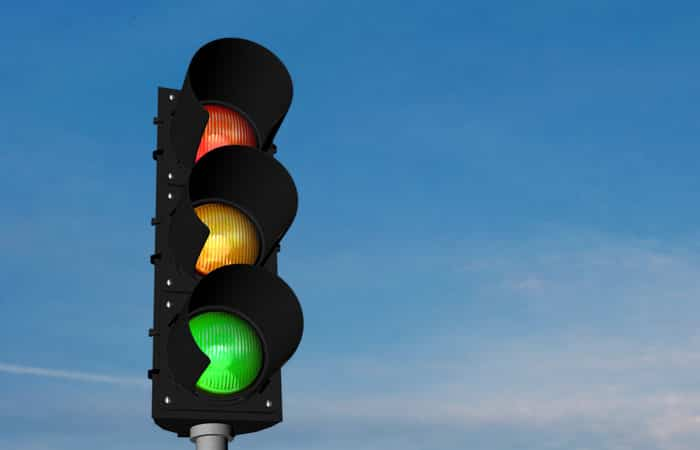
#> input picture photos/semaforo-1.jpg, 700 x 450 px, found by its file name
$ python color_channels.py
#> lines starting #> are read from the running program, lines starting #| are printed output that depends on the picture
import cv2 as cv
import numpy as np

img = cv.imread('Photos/semaforo-1.jpg')
#> img is the input picture: shape (450, 700, 3); mean B, G, R 155.7, 122.6, 76.9
#cv.imshow('Semaforo', img)

blank = np.zeros(img.shape[:2], dtype='uint8')

# Splitting the image into its color channels
b, g, r = cv.split(img)
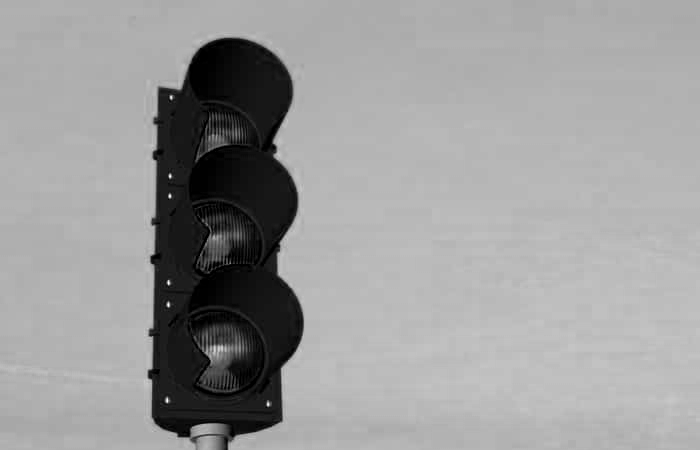
#> b: shape (450, 700); min 0, max 255, mean 155.7
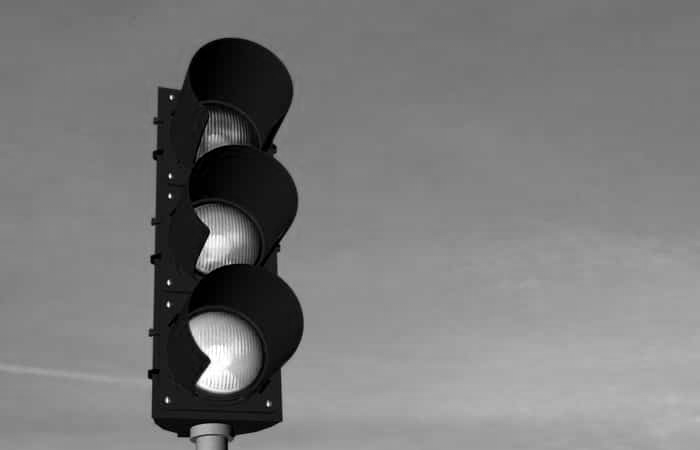
#> g: shape (450, 700); min 0, max 255, mean 122.6
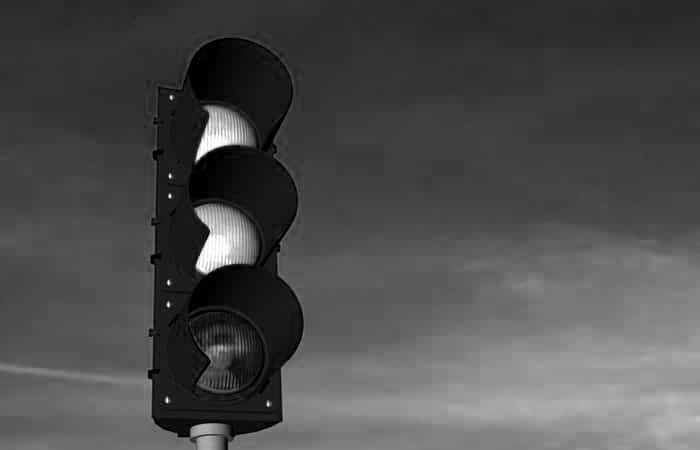
#> r: shape (450, 700); min 0, max 255, mean 76.9
# cv.imshow('Blue', b)
# cv.imshow('Green', g)
# cv.imshow('Red', r)

blue = cv.merge([b, blank, blank])
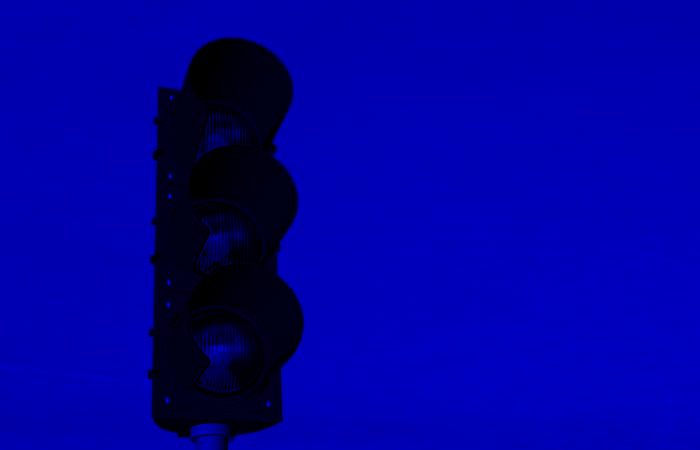
#> blue: shape (450, 700, 3); mean of channels 0, 1, 2 155.7, 0, 0; drawn as B, G, R
green = cv.merge([blank, g, blank])
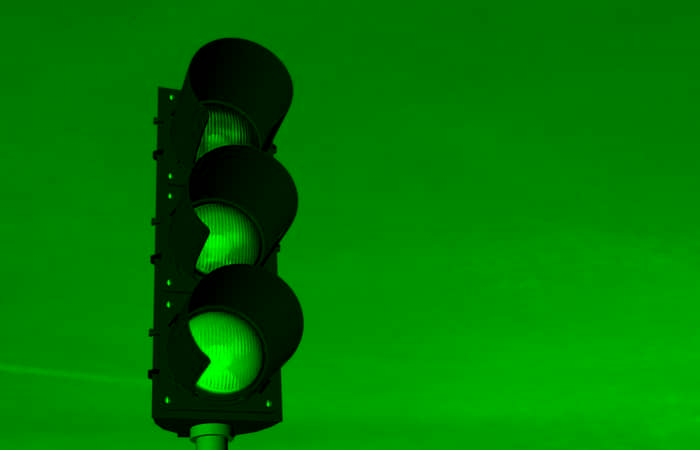
#> green: shape (450, 700, 3); mean of channels 0, 1, 2 0, 122.6, 0; drawn as B, G, R
red = cv.merge([blank, blank, r])
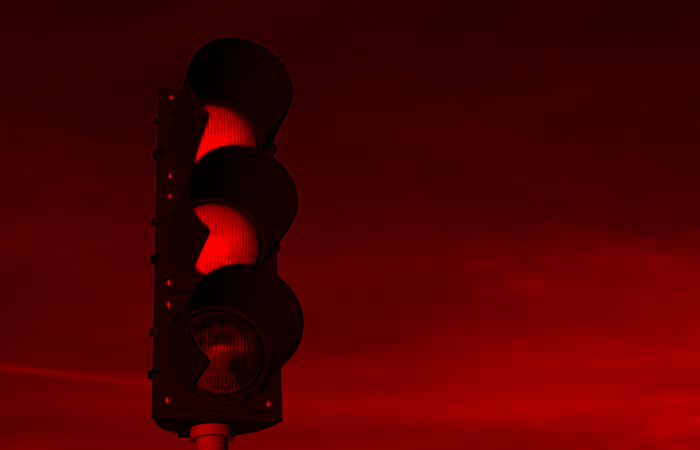
#> red: shape (450, 700, 3); mean of channels 0, 1, 2 0, 0, 76.9; drawn as B, G, R
cv.imshow('Blue', blue)
cv.imshow('Green', green)
cv.imshow('Red', red)


print(img.shape)
#| (450, 700, 3)
print(b.shape)
#| (450, 700)
print(g.shape)
#| (450, 700)
print(r.shape)
#| (450, 700)

# Merging the color channels
merged = cv.merge([b, g, r])
cv.imshow('Merged', merged)

cv.waitKey(0)
